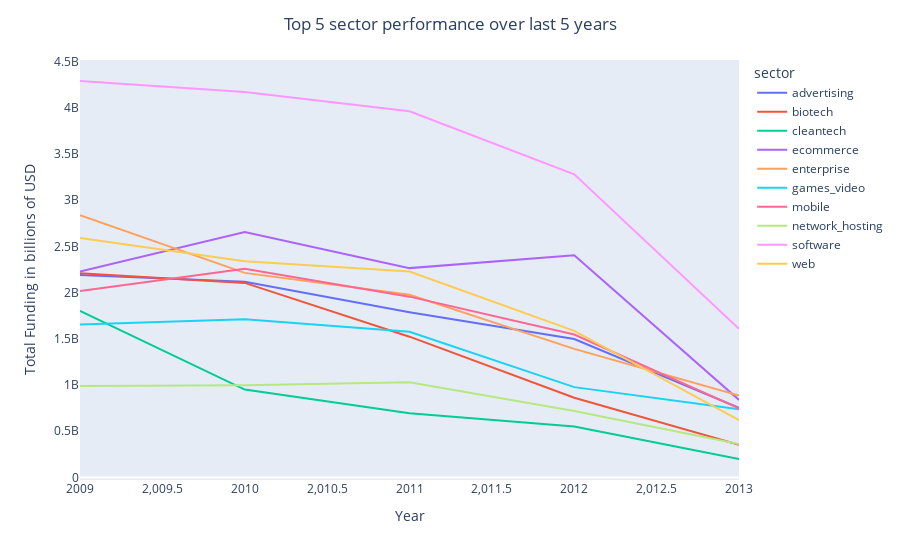

Notebook code for this chart:
### Code cell
fig2= px.line(
    top_sectors,
    x="year",
    y="funding_total_usd",
    color= "sector"
)

fig2.update_yaxes(showticklabels=True, showgrid=False,title= "Total Funding in billions of USD")
fig2.update_xaxes(showticklabels= True, showgrid= False, title="Year")

fig2.update_layout(
    title= 'Top 5 sector performance over last 5 years',
    title_x=0.5
)
fig2.show()

### Figure 1 — Plotly figure (JSON) as saved in the notebook; plotly's stock layout.template omitted (floating-point values rounded to 4 significant figures)
{"data": [{"hovertemplate": "sector=advertising<br>year=%{x}<br>funding_total_usd=%{y}<extra></extra>", "legendgroup": "advertising", "line": {"color": "#636efa", "dash": "solid"}, "marker": {"symbol": "circle"}, "mode": "lines", "name": "advertising", "orientation": "v", "showlegend": true, "type": "scatter", "x": [2009, 2010, 2011, 2012, 2013], "xaxis": "x", "y": [2192000000.0, 2117000000.0, 1789000000.0, 1499000000.0, 752900000.0], "yaxis": "y"}, {"hovertemplate": "sector=biotech<br>year=%{x}<br>funding_total_usd=%{y}<extra></extra>", "legendgroup": "biotech", "line": {"color": "#EF553B", "dash": "solid"}, "marker": {"symbol": "circle"}, "mode": "lines", "name": "biotech", "orientation": "v", "showlegend": true, "type": "scatter", "x": [2009, 2010, 2011, 2012, 2013], "xaxis": "x", "y": [2209000000.0, 2105000000.0, 1523000000.0, 862900000.0, 354400000.0], "yaxis": "y"}, {"hovertemplate": "sector=cleantech<br>year=%{x}<br>funding_total_usd=%{y}<extra></extra>", "legendgroup": "cleantech", "line": {"color": "#00cc96", "dash": "solid"}, "marker": {"symbol": "circle"}, "mode": "lines", "name": "cleantech", "orientation": "v", "showlegend": true, "type": "scatter", "x": [2009, 2010, 2011, 2012, 2013], "xaxis": "x", "y": [1803000000.0, 950900000.0, 694800000.0, 551000000.0, 199400000.0], "yaxis": "y"}, {"hovertemplate": "sector=ecommerce<br>year=%{x}<br>funding_total_usd=%{y}<extra></extra>", "legendgroup": "ecommerce", "line": {"color": "#ab63fa", "dash": "solid"}, "marker": {"symbol": "circle"}, "mode": "lines", "name": "ecommerce", "orientation": "v", "showlegend": true, "type": "scatter", "x": [2009, 2010, 2011, 2012, 2013], "xaxis": "x", "y": [2229000000.0, 2656000000.0, 2265000000.0, 2404000000.0, 839300000.0], "yaxis": "y"}, {"hovertemplate": "sector=enterprise<br>year=%{x}<br>funding_total_usd=%{y}<extra></extra>", "legendgroup": "enterprise", "line": {"color": "#FFA15A", "dash": "solid"}, "marker": {"symbol": "circle"}, "mode": "lines", "name": "enterprise", "orientation": "v", "showlegend": true, "type": "scatter", "x": [2009, 2010, 2011, 2012, 2013], "xaxis": "x", "y": [2837000000.0, 2214000000.0, 1976000000.0, 1392000000.0, 885000000.0], "yaxis": "y"}, {"hovertemplate": "sector=games_video<br>year=%{x}<br>funding_total_usd=%{y}<extra></extra>", "legendgroup": "games_video", "line": {"color": "#19d3f3", "dash": "solid"}, "marker": {"symbol": "circle"}, "mode": "lines", "name": "games_video", "orientation": "v", "showlegend": true, "type": "scatter", "x": [2009, 2010, 2011, 2012, 2013], "xaxis": "x", "y": [1656000000.0, 1711000000.0, 1577000000.0, 977400000.0, 737500000.0], "yaxis": "y"}, {"hovertemplate": "sector=mobile<br>year=%{x}<br>funding_total_usd=%{y}<extra></extra>", "legendgroup": "mobile", "line": {"color": "#FF6692", "dash": "solid"}, "marker": {"symbol": "circle"}, "mode": "lines", "name": "mobile", "orientation": "v", "showlegend": true, "type": "scatter", "x": [2009, 2010, 2011, 2012, 2013], "xaxis": "x", "y": [2016000000.0, 2260000000.0, 1957000000.0, 1547000000.0, 746900000.0], "yaxis": "y"}, {"hovertemplate": "sector=network_hosting<br>year=%{x}<br>funding_total_usd=%{y}<extra></extra>", "legendgroup": "network_hosting", "line": {"color": "#B6E880", "dash": "solid"}, "marker": {"symbol": "circle"}, "mode": "lines", "name": "network_hosting", "orientation": "v", "showlegend": true, "type": "scatter", "x": [2009, 2010, 2011, 2012, 2013], "xaxis": "x", "y": [989300000.0, 998500000.0, 1030000000.0, 719800000.0, 362600000.0], "yaxis": "y"}, {"hovertemplate": "sector=software<br>year=%{x}<br>funding_total_usd=%{y}<extra></extra>", "legendgroup": "software", "line": {"color": "#FF97FF", "dash": "solid"}, "marker": {"symbol": "circle"}, "mode": "lines", "name": "software", "orientation": "v", "showlegend": true, "type": "scatter", "x": [2009, 2010, 2011, 2012, 2013], "xaxis": "x", "y": [4291000000.0, 4172000000.0, 3962000000.0, 3281000000.0, 1609000000.0], "yaxis": "y"}, {"hovertemplate": "sector=web<br>year=%{x}<br>funding_total_usd=%{y}<extra></extra>", "legendgroup": "web", "line": {"color": "#FECB52", "dash": "solid"}, "marker": {"symbol": "circle"}, "mode": "lines", "name": "web", "orientation": "v", "showlegend": true, "type": "scatter", "x": [2009, 2010, 2011, 2012, 2013], "xaxis": "x", "y": [2592000000.0, 2339000000.0, 2228000000.0, 1586000000.0, 619800000.0], "yaxis": "y"}], "layout": {"legend": {"title": {"text": "sector"}, "tracegroupgap": 0}, "margin": {"t": 60}, "title": {"text": "Top 5 sector performance over last 5 years", "x": 0.5}, "xaxis": {"anchor": "y", "domain": [0, 1], "showgrid": false, "showticklabels": true, "title": {"text": "Year"}}, "yaxis": {"anchor": "x", "domain": [0, 1], "showgrid": false, "showticklabels": true, "title": {"text": "Total Funding in billions of USD"}}}}
